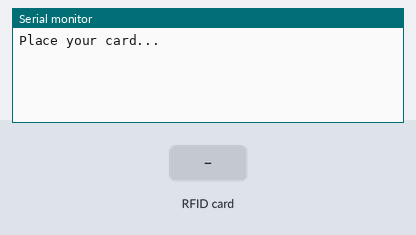
This sketch was run on a simulated Arduino Uno, built with avr-gcc and run on an emulated ATmega328P. On the bench: the last lines printed to the serial monitor. The test bench sets the inputs (shaded band). Random numbers use the default seed unless the sketch sets one.

Above: at 1.2 s.
1.3 s: RFID card F3 6C 71 14 held to the reader
At 2.5 s:
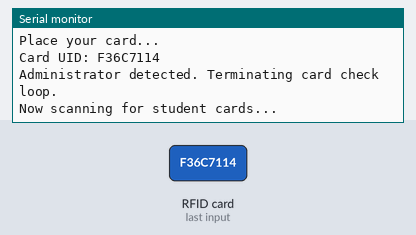
2.8 s: RFID card 5E 7A 19 C4 held to the reader
At 3.9 s:
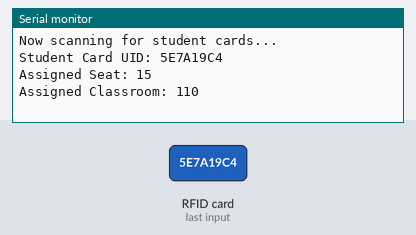
4.3 s: RFID card F3 6C 71 14 held to the reader
At 5.4 s:
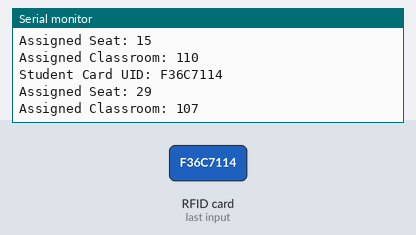

The sketch:

__RFID1PROJECT.ino
```cpp
#include <SPI.h>
#include <MFRC522.h>
#include <SoftwareSerial.h>

// Pin Definitions
#define RST_PIN 9       // Reset pin for RFID module
#define SS_PIN 10       // Slave select pin for RFID module
#define ADMIN_CARD "F36C7114" // Replace with your administrator card UID

// RFID and Bluetooth setup
MFRC522 mfrc522(SS_PIN, RST_PIN);
SoftwareSerial bluetooth(2, 3); // RX, TX for Bluetooth module

int totalSeats = 30; // Total available seats
bool adminDetected = false;
bool assignedSeats[30] = {false}; // Track assigned seats

// Define classroom number range
int minClassroomNumber = 101; // Minimum classroom number
int maxClassroomNumber = 110;  // Maximum classroom number

void setup() {
  Serial.begin(9600);     // Initialize serial communication for debugging
  bluetooth.begin(9600);  // Initialize Bluetooth communication
  SPI.begin();            // Initialize SPI bus
  mfrc522.PCD_Init();     // Initialize RFID reader
  randomSeed(analogRead(0)); // Initialize random seed
  Serial.println("Place your card...");
}

void loop() {
  // Check for new card presence
  if (!mfrc522.PICC_IsNewCardPresent() || !mfrc522.PICC_ReadCardSerial()) {
    return;
  }

  // Get card UID as a string
  String cardUID = "";
  for (byte i = 0; i < mfrc522.uid.size; i++) {
    cardUID += String(mfrc522.uid.uidByte[i], HEX);
  }
  cardUID.toUpperCase(); // Convert to uppercase for consistency

  Serial.print("Card UID: ");
  Serial.println(cardUID);

  // Check if it's the administrator card
  if (!adminDetected && cardUID == ADMIN_CARD) {
    Serial.println("Administrator detected. Terminating card check loop.");
    adminDetected = true;
    Serial.println("Now scanning for student cards...");
  }

  // Continue checking student cards after admin card is detected
  if (adminDetected) {
    mfrc522.PICC_HaltA(); // Halt communication with the current card

    while (true) {
      // Check for new card presence
      if (!mfrc522.PICC_IsNewCardPresent() || !mfrc522.PICC_ReadCardSerial()) {
        continue;
      }

      // Get student card UID
      String studentCardUID = "";
      for (byte i = 0; i < mfrc522.uid.size; i++) {
        studentCardUID += String(mfrc522.uid.uidByte[i], HEX);
      }
      studentCardUID.toUpperCase();

      Serial.print("Student Card UID: ");
      Serial.println(studentCardUID);

      // Assign a random seat number
      int seatNumber;
      do {
        seatNumber = random(1, totalSeats + 1);
      } while (assignedSeats[seatNumber - 1]); // Ensure the seat is not already assigned

      assignedSeats[seatNumber - 1] = true; // Mark the seat as assigned
      Serial.print("Assigned Seat: ");
      Serial.println(seatNumber);

      // Assign a random classroom number
      int classroomNumber = random(minClassroomNumber, maxClassroomNumber + 1);
      Serial.print("Assigned Classroom: ");
      Serial.println(classroomNumber);

      // Send data to Bluetooth module
      bluetooth.print("Student Card UID: ");
      bluetooth.print(studentCardUID);
      bluetooth.print(", Seat Number: ");
      bluetooth.print(seatNumber);
      bluetooth.print(", Classroom Number: ");
      bluetooth.println(classroomNumber);

      // Halt communication with the current card
      mfrc522.PICC_HaltA();
    }
  }

  // Halt communication with the current card
  mfrc522.PICC_HaltA();
}
```

Measured:
- after the input at 1.3 s, the serial monitor: prints a new line at once (image 1)
- after the input at 2.8 s, the serial monitor: prints a new line at once (image 2)
- after the input at 4.3 s, the serial monitor: prints a new line at once (image 3)
